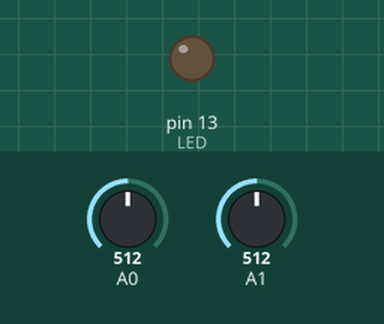
Recording of a sketch running on a simulated Arduino Uno, built with avr-gcc and run on an emulated ATmega328P. Shown: output pins drawn as LEDs (lit = HIGH). Inputs (shaded band) come from the test bench; at power-on: A0 = 512, A1 = 512. What the sketch prints to the serial monitor is not drawn.

Above: at 0.01 s.
At 1.2 s:
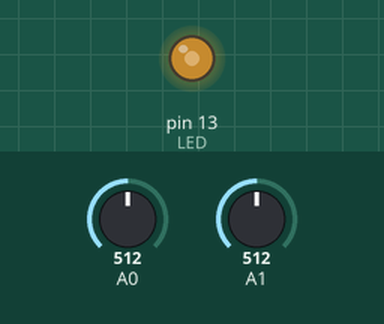
1.3 s: A0 set to 716
3.3 s: A1 set to 716
5.1 s: A0 set to 900
6.9 s: A1 set to 900
Timing chart, 0 to 9.7 s (numbered marks = the images above; inputs shaded):
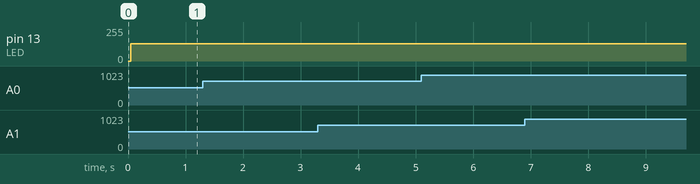

The sketch:

Aquisicao_de_Sinais.ino
```cpp
const byte LED = 13;
unsigned char ADC_Buffer[8];
unsigned int val_canal0 = 0;
unsigned int val_canal1 = 0;

ISR(TIMER1_COMPA_vect)
{
  static boolean state = false;
  state = !state;  // toggle
  digitalWrite (LED, state ? HIGH : LOW);

  // Dados são enviados em pacotes | #$:AABBC
  ADC_Buffer[0] = '#';
  ADC_Buffer[1] = '$';
  ADC_Buffer[2] = ':';

  // Leitura do canal analógico A0
  val_canal0 = analogRead(A0);
  ADC_Buffer[3] = val_canal0 >> 8;
  ADC_Buffer[4] = val_canal0;

  // Leitura do canal analógico A1
  val_canal1 = analogRead(A1);
  ADC_Buffer[5] = val_canal1 >> 8;
  ADC_Buffer[6] = val_canal1;

  // Cálculo do checksum para envio do pacote de dados
  unsigned char checksum = 0;
  for(unsigned char index = 0; index < 7; index++)
  {
    // Envia caracter a caracter do pacote
    Serial.write(ADC_Buffer[index]);
    checksum ^= ADC_Buffer[index];
  }

  Serial.write(checksum);
}

void setup()
{
  // Inicialização da comunicação serial
  Serial.begin(115200);

  // Definição dos pinos de I/O
  pinMode(LED, OUTPUT);
  pinMode(A0, INPUT);
  pinMode(A1, INPUT);

  // Configuração do TIMER 1
  TCCR1A = 0;
  TCCR1B = bit(WGM12) | bit(CS10);
  OCR1A  = 31976;                        // para: 500.01 Hz - 31976
                                         //       250.00 Hz - 15988
  TIMSK1 = bit (OCIE1A);
}

void loop()
{


}
```

Measured:
- after the input at 1.3 s, every drawn part: stays the same
- after the input at 3.3 s, every drawn part: stays the same
- after the input at 5.1 s, every drawn part: stays the same
- after the input at 6.9 s, every drawn part: stays the same
